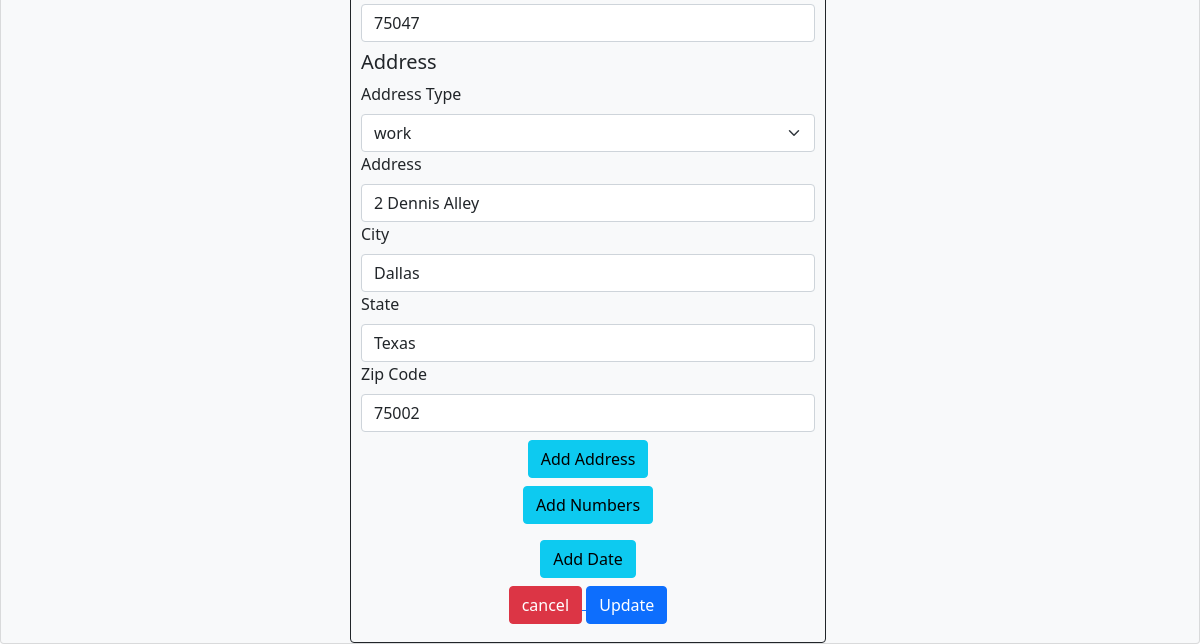
Before: /edit/92/ (lower part) with the older database file.
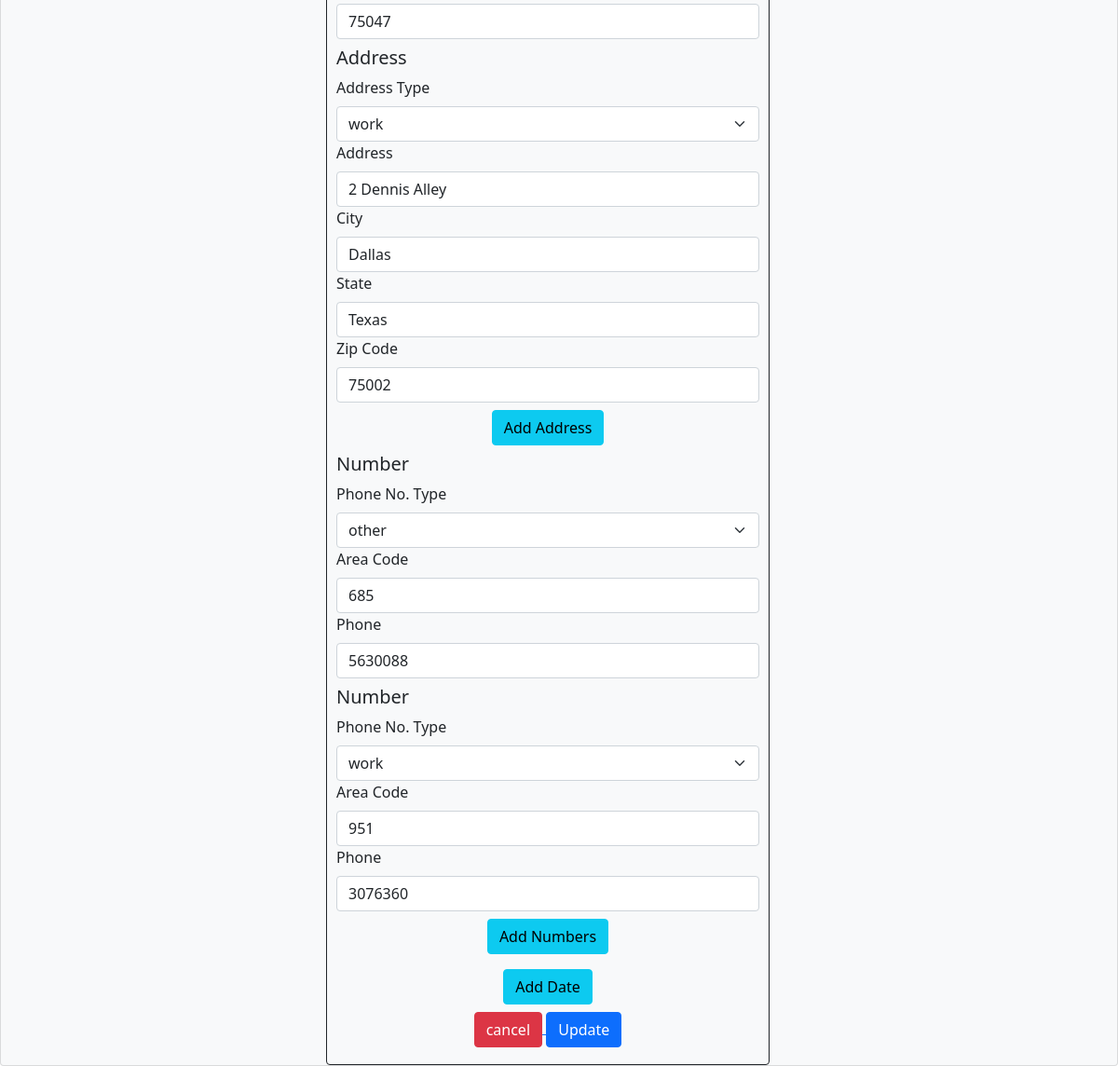
After: the same page with the newer database file.
### crudapp/models.py (models this page shows)
class Address(models.Model):
    address_choice = [("home", "home"), ("work", "work"), ("other", "other")]
    contact = models.ForeignKey(
        Contact, on_delete=models.CASCADE, related_name="addresscontact"
    )
    address_type = models.CharField(
        choices=address_choice, blank=True, null=True, max_length=20
    )
    address = models.CharField(max_length=500, blank=True, null=True)
    city = models.CharField(max_length=100, blank=True, null=True)
    state = models.CharField(max_length=20, blank=True, null=True)
    zipcode = models.BigIntegerField(
        max_length=5,
        validators=[MinValueValidator(10000), MaxValueValidator(99999)],
        blank=True,
        null=True,
    )
    class Meta:
        db_table = "address"

class Phone(models.Model):
    phone_choices = [("home", "home"), ("work", "work"), ("other", "other")]
    contact = models.ForeignKey(
        Contact, on_delete=models.CASCADE, related_name="phonecontact"
    )
    phone_type = models.CharField(
        choices=phone_choices, null=True, blank=True, max_length=20
    )
    area_code = models.BigIntegerField(
        validators=[MinValueValidator(100), MaxValueValidator(999)],
        blank=True,
        null=True,
    )
    number = models.BigIntegerField(
        validators=[MinValueValidator(1000000), MaxValueValidator(9999999)],
        blank=True,
        null=True,
    )
    class Meta:
        db_table = "phone"

### crudapp/views.py (the view, shortened to what this page needs)
# urls.py: path("edit/<int:pk>/", views.updateView.as_view(), name="editView"),
class updateView(View):
    def get(self, request, pk):
        address = Address.objects.filter(contact=pk)
        contact = Contact.objects.get(pk=pk)
        phone = Phone.objects.filter(contact=pk)
        date = Date.objects.filter(contact=pk)
        context = {
            'cform': contact,
            'aform': address,
            'pform': phone,
            'dform': date,
        }
        return render(request, 'update.html', context)

### crudapp/templates/update.html (shortened to what this page needs)
<!DOCTYPE html>
<html lang="en">
<head>
    <link href="https://cdn.jsdelivr.net/npm/bootstrap@5.1.3/dist/css/bootstrap.min.css" rel="stylesheet"
 />
</head>
<body>
    <div class="card bg-light mt-10">
        <div class="row justify-content-center container-fluid ">
            <form class="" style="width: 500px" method="POST" class="mx-auto">
                <fieldset class="border border-dark rounded mt-auto w-auto" style="padding:10px">
                <div id="address_for_loop">
                    {% for obj in aform %}
                    <h5 class="my-2"> Address </h5>
                    <div class="">
                        <label class="form-label">Address Type</label>
                        <select class="form-select" aria-label="Select" name="address_type" id="address_type">
                            <option value="{{obj.address_type}}" selected> {{obj.address_type}}</option>Select</option>
                        </select>
                    </div>
                    <div class="">
                        <label class="form-label">Address</label>
                        <input type="text" name="address" maxlength="120" id="id_street" class="form-control"
                            value="{{obj.address}}" placeholder="Enter street address" />
                    </div>
                    <div class="">
                        <label class="form-label">City</label>
                        <input type="text" name="city" maxlength="120" id="id_city" class="form-control"
                            value="{{obj.city}}" placeholder="Enter city" />
                    </div>
                    <div class="">
                        <label class="form-label">State</label>
                        <input type="text" name="state" maxlength="120" id="id_state" class="form-control"
                            value="{{obj.state}}" placeholder="Enter state" />
                    </div>
                    <div class="">
                        <label class="form-label">Zip Code</label>
                        <input type="number" name="zipcode" maxlength="120" id="zipcode" class="form-control" step="1"
                            min="10000" max="99999" value="{{obj.zipcode}}" placeholder="Enter zip code" />
                    </div>
                    {% endfor %}
                </div>
                <div class="my-2 text-center">
                    <button class="btn btn-info" id="address_btn">
                        Add Address
                    </button>
                </div>
                <div id="number_for_loop">
                    {% for obj in pform %}
                    <h5 class="my-2"> Number </h5>
                    <div class="">
                        <label class="form-label">Phone No. Type</label>
                        <select class="form-select" aria-label="Select" name="phone_type" id="phone_type">
                            <option value="{{obj.phone_type}}" selected>{{obj.phone_type}}</option>Select</option>
                        </select>
                    </div>
                    <div class="">
                        <label class="form-label">Area Code</label>
                        <input type="number" name="area_code" maxlength="120" id="area_code" class="form-control"
                            step="1" value="{{obj.area_code}}" min="100" max="999" />
                    </div>
                    <div class="">
                        <label class="form-label">Phone</label>
                        <input type="number" class="form-control" id="phone" name="phone" placeholder="Enter Phone"
                            pattern="[0-9]{7}" value="{{obj.number}}">
                    </div>
                    {% endfor %}
                </div>
                <div class="my-2 text-center">
                    <div class="my-2 text-center">
                        <button class="btn btn-info" id="number_btn">Add Numbers</button>
                    </div>
                    <button class="btn btn-info mt-2" id="date_btn">Add Date</button>
                </div>
                <div class="my-2 text-center">
                    <a href="/search">
                        <button type="button" class="btn btn-danger ">cancel</button>
                    </a>
                    <button type="submit" class="btn btn-primary">Update</button>
                </div>
                </fieldset>
            </form>
        </div>
    </div>
</body>
</html>

Changed rows visible on the page:
added Phone: phone_type "other", area_code "685", phone "5630088"
added Phone: phone_type "work", area_code "951", phone "3076360"
